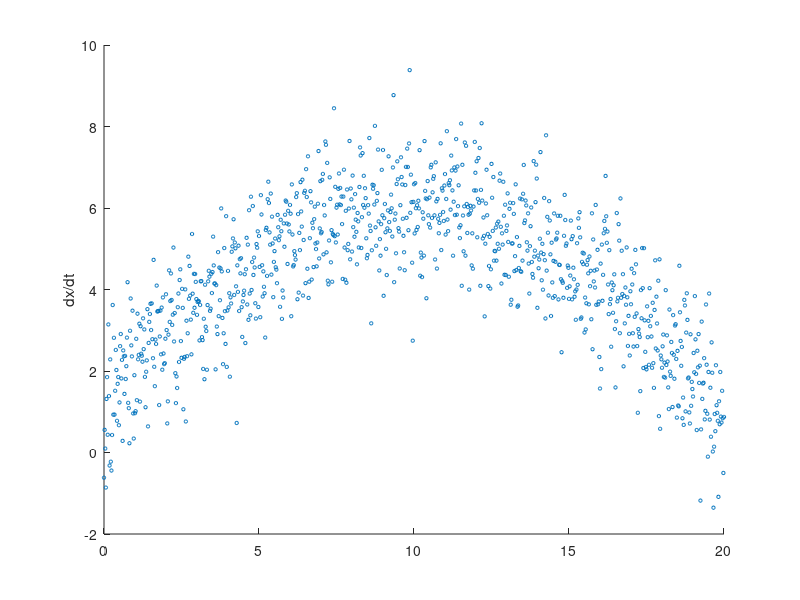

Source code (MATLAB): (Note: this script raises an error after producing the figure.)
function [ output_args ] = testSimpleFit()

%% 

rng(2);

xMin = 0;
xMax = 20;
nrIntervals = 1000;
dx = (xMax-xMin)/nrIntervals;
xs = (xMin:dx:xMax)';

%% dx/dt = a*x+beta => see if the recovered function is exponential x(t) = x(0)*exp(at)
% a = 1;
% b = 0;
% dXdT = a*xs + b + normrnd(0,1,size(xs));
% dXdT_fitObj = fit(xs, dXdT, 'poly1');
% h = figure('position', [500 100 400 300]);
% plot(dXdT_fitObj, xs, dXdT);
% ylabel('dx/dt');
% 
% ys = dXdT_fitObj(xs);
% integrationIndices = find(ys > 0.1);
% integrationIndices = integrationIndices(2:end);
% %t = cumsum( (xs(2:end) - xs(1:(end-1))) ./ ys(2:end)); % when integrating make sure ys is not zero or very close to zero
% t = cumsum( (xs(integrationIndices ) - xs(integrationIndices -1)) ./ mean([ys(integrationIndices), ys(integrationIndices-1)], 2)); % when integrating make sure ys is not zero or very close to zero
% 
% true_xs = xs(integrationIndices(1)) * exp(a*t);
% 
% 
% h2 = figure('position', [100 100 400 300]);
% plot(t, xs(integrationIndices -1));
% hold on
% plot(t, true_xs);
% xlabel('t');
% ylabel('x');
% legend('fitted', 'true');

%% dx/dt = a*x^2 + b*x + c => fit with gaussian process
a = -0.05;
b = 1;
c = 1;

dXdT = a*xs.^2 + b*xs + c + normrnd(0,1,size(xs));
h3 = figure('position', [500 100 500 400]);
scatter(xs, dXdT, 6);
ylabel('dx/dt');

gprMdl = fitrgp(xs,dXdT,'Basis','linear',...
  'FitMethod','exact','PredictMethod','exact');
ypred = resubPredict(gprMdl);

y_true = a*xs.^2 + b*xs + c;
plot(xs,y_true,'b.');
hold on;
plot(xs,ypred,'r','LineWidth',1.5);
xlabel('x');
ylabel('dx/dt');
legend('true','GPR prediction');
hold off

end

